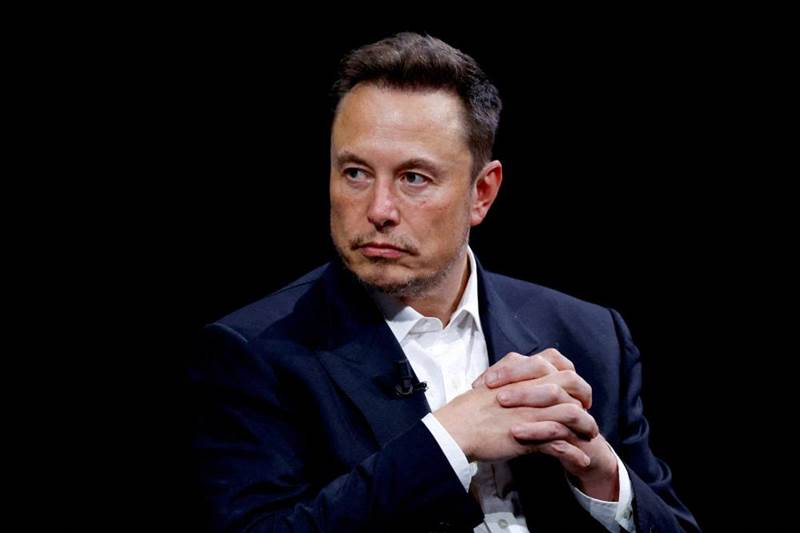
#> input picture octuber AI/face recognization project/elon musk/0_0_800_1_70__News_2024-01-16T013237Z_1_LYNXMPEK0F01G_RTROPTP_4_TESLA-MUSK.JPG, 800 x 533 px, found by its file name; its folder holds only this picture in this run
$ python training_file.py
#> lines starting #> are read from the running program, lines starting #| are printed output that depends on the picture
import numpy as np
import cv2 as cv
import os

# [9 lines of commented-out code are left out]

people = ['elon musk', 'joker', 'kristina_pemenova']

DIR = r"C:\Users\17nru\OneDrive\Desktop\delete this"

features = []
lables = []

def train_model():
    for person in people:
        path = os.path.join(DIR, person)
        label = people.index(person)

        for img in os.listdir(path):
            img_path = os.path.join(path, img)

            img_array = cv.imread(img_path)
#> img_array is the input picture: shape (533, 800, 3); mean B, G, R 24.4, 21.5, 25.8

            gray = cv.cvtColor(img_array, cv.COLOR_BGR2GRAY)
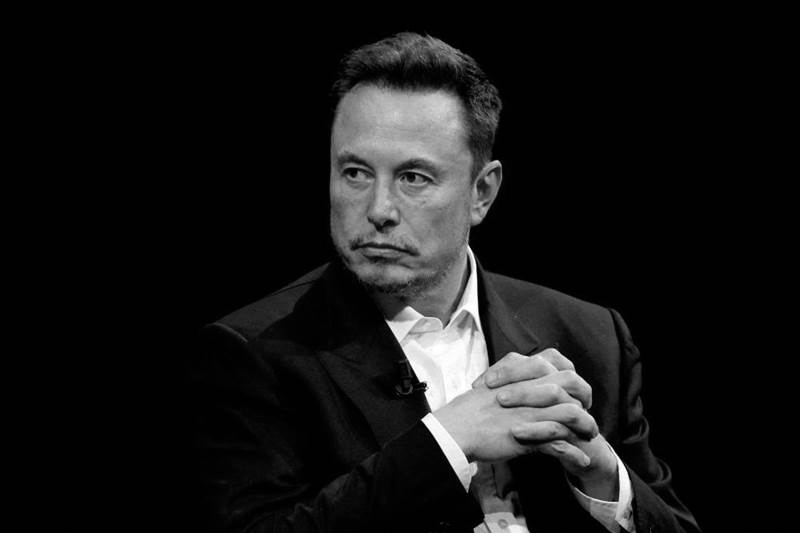
#> gray: shape (533, 800); min 0, max 255, mean 23.1

            haar_cascade = cv.CascadeClassifier(cv.data.haarcascades + "haarcascade_frontalface_default.xml")

            face_data = haar_cascade.detectMultiScale(gray, 1.1, 4)
#> face_data = [[297, 103, 180, 180]]

            for (x, y, w, h) in face_data:
                feature = gray[y:y+h, x:x+w]
                features.append(feature)
                lables.append(label)
#> this loop made 1 pass
#> pass 1, in train_model, `feature = gray[y:y+h, x:x+w]`:
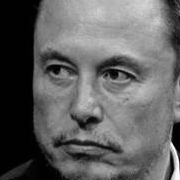
#> feature: shape (180, 180); min 0, max 254, mean 97.6
#> after the loop, features = 1 item; lables = [0]


#> (the run stopped early here; a loop or call above may not have finished)
